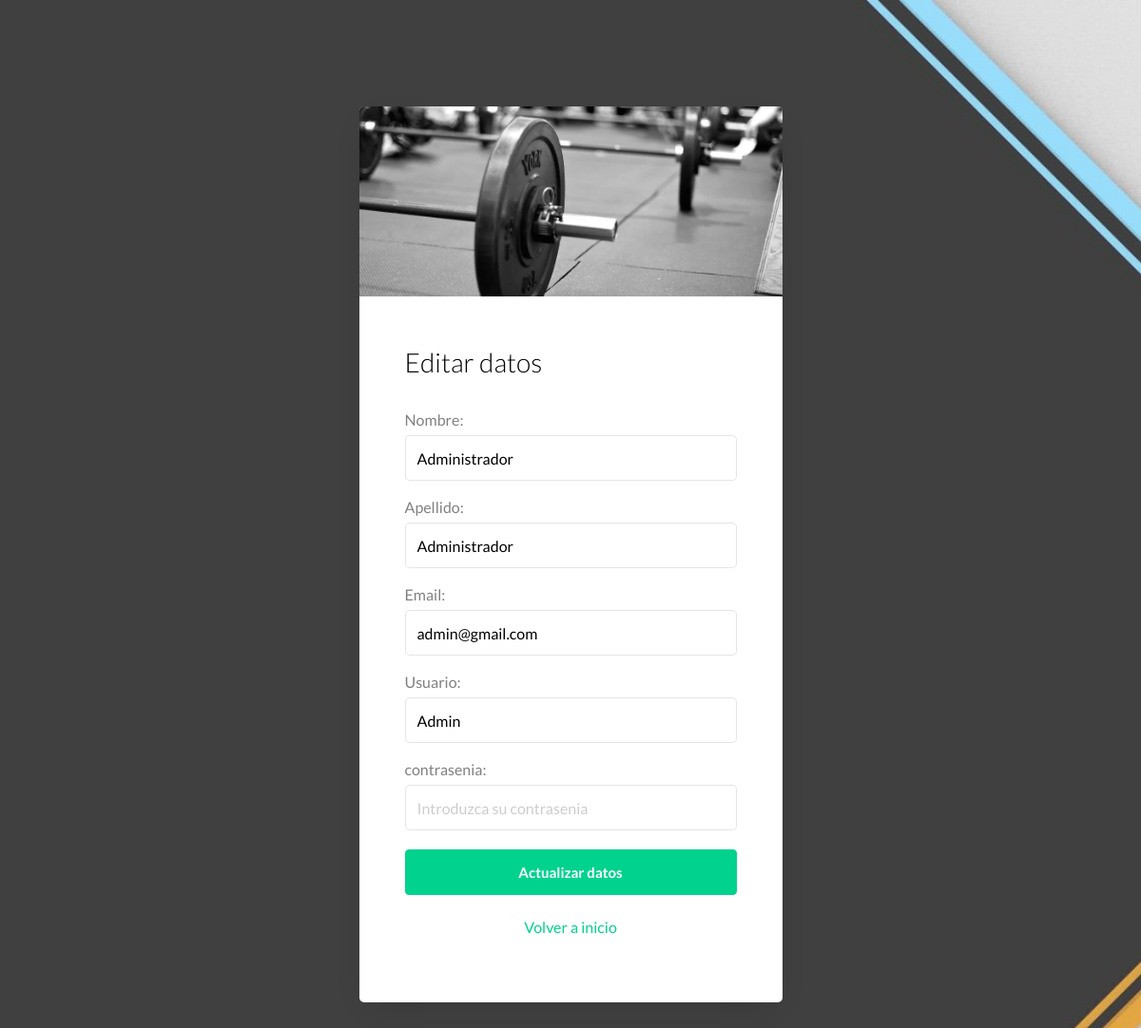
Page /proyecto/php/perfil-usuario-tienda.php (signed in) on the committed database.
### tables this page shows
CREATE TABLE IF NOT EXISTS `usuarios` (
  `id` int(11) NOT NULL AUTO_INCREMENT,
  `id_rol` int(11) NOT NULL,
  `nombre` varchar(30) NOT NULL,
  `apellido` varchar(30) NOT NULL,
  `email` varchar(30) NOT NULL,
  `usuario` varchar(15) NOT NULL,
  `contrasenia` varchar(254) NOT NULL,
  PRIMARY KEY (`id`)
);

### proyecto/php/perfil-usuario-tienda.php (the view, shortened to what this page needs)
<?php
    include('conexionBD.php');
	if (isset($_SESSION["id"])) {
		$id = $_SESSION["id"];
    $query="SELECT * FROM usuarios WHERE id='$id'";
    $resultado = mysqli_query($connection, $query) or die ('Error en el query database');
    if($resultado){
        if( mysqli_num_rows( $resultado ) > 0){
            while($row = mysqli_fetch_array( $resultado ) ){
?>
<!doctype html>
<html lang="en">
	<head>
	<link rel="stylesheet" href="https://stackpath.bootstrapcdn.com/font-awesome/4.7.0/css/font-awesome.min.css">
	<link rel="stylesheet" href="../login/css/style.css">
	<link rel="stylesheet" href="../css/estilosLogin.css">
    <link rel="stylesheet" href="../css/estilos-boton-sl.css">
	</head>
	<body>
	<section class="ftco-section">
		<div class="container">
			<div class="row justify-content-center">
				<div class="col-md-7 col-lg-5">
					<div class="wrap">
						<div class="img" style="background-image: url(../images/fondo.jpg);"></div>
						<div class="login-wrap p-4 p-md-5">
			<div class="d-flex">
			<div class="w-100">
				<h3 class="mb-4">Editar datos</h3>
			</div>
		</div>
		<form style="line-height: 1;" action="editarUsuario-tienda.php" method="post" class="signin-form">
			<div class="form-group mt-2">
                <label for="nombrelbl">Nombre:</label>
				<input id="nombrelbl" name="Enombre" type="text" class="form-control" value="<?php echo $row['nombre'];?>">
			</div>
            <div class="form-group mt-2">
            <label for="apellidolbl">Apellido:</label>
				<input id="apellidolbl" name="Eapellido" type="text" class="form-control" value="<?php echo $row['apellido'];?>">
			</div>
            <div class="form-group mt-2">
            <label for="emaillbl">Email:</label>
				<input id="emaillbl" name="Eemail" type="text" class="form-control" value="<?php echo $row['email'];?>">
			</div>
            <div class="form-group mt-2">
            <label for="usuariolbl">Usuario:</label>
				<input id="usuariolbl" name="Eusuario" type="text" class="form-control" value="<?php echo $row['usuario'];?>">
			</div>
            <div class="form-group mt-2">
            <label for="contrasenialbl">contrasenia:</label>
				<input id="contrasenialbl" name="Econtrasenia" type="text" placeholder="Introduzca su contrasenia" class="form-control">
			</div>
			<div class="form-group">
				<button type="submit" class="form-control btn btn-primary rounded submit px-3">Actualizar datos</button>
			</div>
		</form>
			<p class="text-center"><a data-toggle="tab" href="#signup" ONCLICK="window.location.href= '../shop/index.php'">Volver a inicio</a></p>
		</div>
		</div>
				</div>
			</div>
		</div>
	</section>
	</body>
</html>
<?php
				}
			}
        }
	}
?>

### proyecto/css/estilosLogin.css (style rules this page uses)
body { background-image: url("../images/fondo2.jpg"); background-size: cover; -moz-background-size: cover; -webkit-background-size: cover; -o-background-size: cover; }
.btn { background-color: rgb(44, 172, 44); color: white; font-weight: bold; }

### proyecto/css/estilos-boton-sl.css (style rules this page uses)
* { padding: 0; margin: 0; }

### rows in the picture
usuarios: Enombre "Administrador", Eapellido "Administrador", Eemail "admin@gmail.com", Eusuario "Admin"
